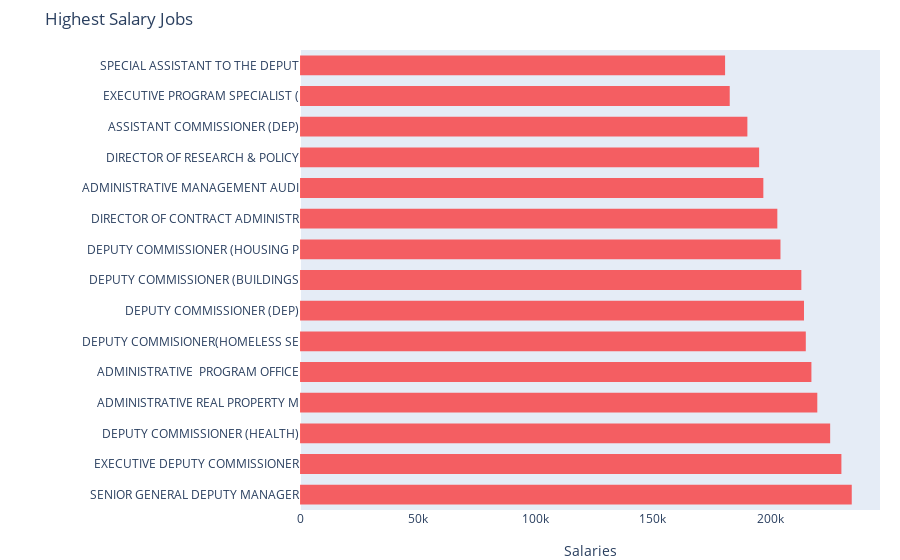

Notebook cell for this chart:
### Markdown cell above
<div align='center'><font size="6" color="#ff3fb5">Highest Salary Job?</font></div>

### Code cell
salaries = df.groupby('Civil Service Title')['Salary Range To'].mean().sort_values(ascending=False).head(15)

trace1 = go.Bar(y=salaries.index, x=salaries.values, width=0.6, 
                marker=dict(color='red',
                            opacity=0.6,
                            line=dict(color='red',
                                      width=1.5)
                           ),
               orientation='h', name='Highest Salary Jobs')

layout = dict(showlegend=False,
             title='Highest Salary Jobs',
             yaxis=dict(
                 showgrid=False,
                 showline=False,
                 showticklabels=True,
             ),
             xaxis=dict(
                 title='Salaries',
                 showgrid=False,
                 showline=False,
                 showticklabels=True
             ),
             margin=dict(l=300, r=20, t=50, b=50),
            )

fig = go.Figure(data=[trace1], layout=layout)
py.iplot(fig)

### Figure 1 — Plotly figure (JSON) as saved in the notebook; plotly's stock layout.template omitted (floating-point values rounded to 4 significant figures)
{"data": [{"marker": {"color": "red", "line": {"color": "red", "width": 1.5}, "opacity": 0.6}, "name": "Highest Salary Jobs", "orientation": "h", "type": "bar", "width": 0.6, "x": [234400.0, 230000.0, 225200.0, 219700.0, 217200.0, 214800.0, 214100.0, 213000.0, 204100.0, 202700.0, 196800.0, 195000.0, 190000.0, 182500.0, 180500.0], "y": ["SENIOR GENERAL DEPUTY MANAGER", "EXECUTIVE DEPUTY COMMISSIONER", "DEPUTY COMMISSIONER (HEALTH)", "ADMINISTRATIVE REAL PROPERTY M", "ADMINISTRATIVE  PROGRAM OFFICE", "DEPUTY COMMISIONER(HOMELESS SE", "DEPUTY COMMISSIONER (DEP)", "DEPUTY COMMISSIONER (BUILDINGS", "DEPUTY COMMISSIONER (HOUSING P", "DIRECTOR OF CONTRACT ADMINISTR", "ADMINISTRATIVE MANAGEMENT AUDI", "DIRECTOR OF RESEARCH & POLICY", "ASSISTANT COMMISSIONER (DEP)", "EXECUTIVE PROGRAM SPECIALIST (", "SPECIAL ASSISTANT TO THE DEPUT"]}], "layout": {"margin": {"b": 50, "l": 300, "r": 20, "t": 50}, "showlegend": false, "title": {"text": "Highest Salary Jobs"}, "xaxis": {"showgrid": false, "showline": false, "showticklabels": true, "title": {"text": "Salaries"}}, "yaxis": {"showgrid": false, "showline": false, "showticklabels": true}}}
